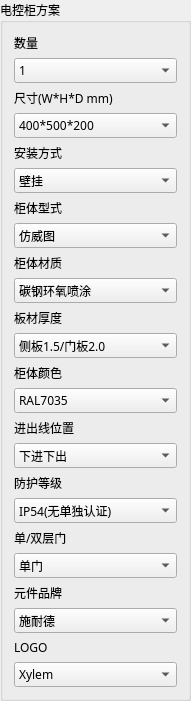
       <widget class="QGroupBox" name="groupBox_104">
        <property name="geometry">
         <rect>
          <x>470</x>
          <y>20</y>
          <width>191</width>
          <height>619</height>
         </rect>
        </property>
        <property name="font">
         <font>
          <family>微软雅黑</family>
         </font>
        </property>
        <property name="title">
         <string>电控柜方案</string>
        </property>
        <layout class="QVBoxLayout" name="verticalLayout_12">
         <item>
          <widget class="QLabel" name="label_140">
           <property name="sizePolicy">
            <sizepolicy hsizetype="Preferred" vsizetype="Preferred">
             <horstretch>0</horstretch>
             <verstretch>0</verstretch>
            </sizepolicy>
           </property>
           <property name="font">
            <font>
             <family>微软雅黑</family>
            </font>
           </property>
           <property name="text">
            <string>数量</string>
           </property>
          </widget>
         </item>
         <item>
          <widget class="QComboBox" name="comboBox_140">
           <property name="sizePolicy">
            <sizepolicy hsizetype="Preferred" vsizetype="Preferred">
             <horstretch>0</horstretch>
             <verstretch>0</verstretch>
            </sizepolicy>
           </property>
           <property name="font">
            <font>
             <family>微软雅黑</family>
            </font>
           </property>
           <item>
            <property name="text">
             <string>1</string>
            </property>
           </item>
           <item>
            <property name="text">
             <string>2</string>
            </property>
           </item>
           <item>
            <property name="text">
             <string>3</string>
            </property>
           </item>
           <item>
            <property name="text">
             <string>4</string>
            </property>
           </item>
           <item>
            <property name="text">
             <string>5</string>
            </property>
           </item>
          </widget>
         </item>
         <item>
          <widget class="QLabel" name="label_141">
           <property name="sizePolicy">
            <sizepolicy hsizetype="Preferred" vsizetype="Preferred">
             <horstretch>0</horstretch>
             <verstretch>0</verstretch>
            </sizepolicy>
           </property>
           <property name="font">
            <font>
             <family>微软雅黑</family>
            </font>
           </property>
           <property name="text">
            <string>尺寸(W*H*D mm)</string>
           </property>
          </widget>
         </item>
         <item>
          <widget class="QComboBox" name="comboBox_141">
           <property name="sizePolicy">
            <sizepolicy hsizetype="Preferred" vsizetype="Preferred">
             <horstretch>0</horstretch>
             <verstretch>0</verstretch>
            </sizepolicy>
           </property>
           <property name="font">
            <font>
             <family>微软雅黑</family>
            </font>
           </property>
           <item>
            <property name="text">
             <string>400*500*200</string>
            </property>
           </item>
           <item>
            <property name="text">
             <string>50*700*200</string>
            </property>
           </item>
           <item>
            <property name="text">
             <string>600*800*320</string>
            </property>
           </item>
           <item>
            <property name="text">
             <string>800*1000*320</string>
            </property>
           </item>
           <item>
            <property name="text">
             <string>1000*1200*320</string>
            </property>
           </item>
           <item>
            <property name="text">
             <string>600*1800*500</string>
            </property>
           </item>
           <item>
            <property name="text">
             <string>600*1800*600</string>
            </property>
           </item>
           <item>
            <property name="text">
             <string>800*1800*600</string>
            </property>
           </item>
           <item>
            <property name="text">
             <string>1000*1800*600</string>
            </property>
           </item>
           <item>
            <property name="text">
             <string>1200*1800*600</string>
            </property>
           </item>
           <item>
            <property name="text">
             <string>参照配置清单(不能改)</string>
            </property>
           </item>
           <item>
            <property name="text">
             <string>工厂定义</string>
            </property>
           </item>
          </widget>
         </item>
         <item>
          <widget class="QLabel" name="label_142">
           <property name="sizePolicy">
            <sizepolicy hsizetype="Preferred" vsizetype="Preferred">
             <horstretch>0</horstretch>
             <verstretch>0</verstretch>
            </sizepolicy>
           </property>
           <property name="font">
            <font>
             <family>微软雅黑</family>
            </font>
           </property>
           <property name="text">
            <string>安装方式</string>
           </property>
          </widget>
         </item>
         <item>
          <widget class="QComboBox" name="comboBox_142">
           <property name="sizePolicy">
            <sizepolicy hsizetype="Preferred" vsizetype="Preferred">
             <horstretch>0</horstretch>
             <verstretch>0</verstretch>
            </sizepolicy>
           </property>
           <property name="font">
            <font>
             <family>微软雅黑</family>
            </font>
           </property>
           <item>
            <property name="text">
             <string>壁挂</string>
            </property>
           </item>
           <item>
            <property name="text">
             <string>落地</string>
            </property>
           </item>
           <item>
            <property name="text">
             <string>工厂定义</string>
            </property>
           </item>
          </widget>
         </item>
         <item>
          <widget class="QLabel" name="label_143">
           <property name="sizePolicy">
            <sizepolicy hsizetype="Preferred" vsizetype="Preferred">
             <horstretch>0</horstretch>
             <verstretch>0</verstretch>
            </sizepolicy>
           </property>
           <property name="font">
            <font>
             <family>微软雅黑</family>
            </font>
           </property>
           <property name="text">
            <string>柜体型式</string>
           </property>
          </widget>
         </item>
         <item>
          <widget class="QComboBox" name="comboBox_143">
           <property name="sizePolicy">
            <sizepolicy hsizetype="Preferred" vsizetype="Preferred">
             <horstretch>0</horstretch>
             <verstretch>0</verstretch>
            </sizepolicy>
           </property>
           <property name="font">
            <font>
             <family>微软雅黑</family>
            </font>
           </property>
           <item>
            <property name="text">
             <string>仿威图</string>
            </property>
           </item>
           <item>
            <property name="text">
             <string>威图</string>
            </property>
           </item>
           <item>
            <property name="text">
             <string>GGD</string>
            </property>
           </item>
           <item>
            <property name="text">
             <string>工厂定义</string>
            </property>
           </item>
          </widget>
         </item>
         <item>
          <widget class="QLabel" name="label_144">
           <property name="sizePolicy">
            <sizepolicy hsizetype="Preferred" vsizetype="Preferred">
             <horstretch>0</horstretch>
             <verstretch>0</verstretch>
            </sizepolicy>
           </property>
           <property name="font">
            <font>
             <family>微软雅黑</family>
            </font>
           </property>
           <property name="text">
            <string>柜体材质</string>
           </property>
          </widget>
         </item>
         <item>
          <widget class="QComboBox" name="comboBox_144">
           <property name="sizePolicy">
            <sizepolicy hsizetype="Preferred" vsizetype="Preferred">
             <horstretch>0</horstretch>
             <verstretch>0</verstretch>
            </sizepolicy>
           </property>
           <property name="font">
            <font>
             <family>微软雅黑</family>
            </font>
           </property>
           <item>
            <property name="text">
             <string>碳钢环氧喷涂</string>
            </property>
           </item>
           <item>
            <property name="text">
             <string>SS201</string>
            </property>
           </item>
           <item>
            <property name="text">
             <string>SS304</string>
            </property>
           </item>
           <item>
            <property name="text">
             <string>SS316</string>
            </property>
           </item>
          </widget>
         </item>
         <item>
          <widget class="QLabel" name="label_145">
           <property name="sizePolicy">
            <sizepolicy hsizetype="Preferred" vsizetype="Preferred">
             <horstretch>0</horstretch>
             <verstretch>0</verstretch>
            </sizepolicy>
           </property>
           <property name="font">
            <font>
             <family>微软雅黑</family>
            </font>
           </property>
           <property name="text">
            <string>板材厚度</string>
           </property>
          </widget>
         </item>
         <item>
          <widget class="QComboBox" name="comboBox_145">
           <property name="sizePolicy">
            <sizepolicy hsizetype="Preferred" vsizetype="Preferred">
             <horstretch>0</horstretch>
             <verstretch>0</verstretch>
            </sizepolicy>
           </property>
           <property name="font">
            <font>
             <family>微软雅黑</family>
            </font>
           </property>
           <item>
            <property name="text">
             <string>侧板1.5/门板2.0</string>
            </property>
           </item>
           <item>
            <property name="text">
             <string>侧板1.2/门板1.5</string>
            </property>
           </item>
           <item>
            <property name="text">
             <string>工厂定义</string>
            </property>
           </item>
          </widget>
         </item>
         <item>
          <widget class="QLabel" name="label_146">
           <property name="sizePolicy">
            <sizepolicy hsizetype="Preferred" vsizetype="Preferred">
             <horstretch>0</horstretch>
             <verstretch>0</verstretch>
            </sizepolicy>
           </property>
           <property name="font">
            <font>
             <family>微软雅黑</family>
            </font>
           </property>
           <property name="text">
            <string>柜体颜色</string>
           </property>
          </widget>
         </item>
         <item>
          <widget class="QComboBox" name="comboBox_146">
           <property name="sizePolicy">
            <sizepolicy hsizetype="Preferred" vsizetype="Preferred">
             <horstretch>0</horstretch>
             <verstretch>0</verstretch>
            </sizepolicy>
           </property>
           <property name="font">
            <font>
             <family>微软雅黑</family>
            </font>
           </property>
           <item>
            <property name="text">
             <string>RAL7035</string>
            </property>
           </item>
           <item>
            <property name="text">
             <string>RAL7032</string>
            </property>
           </item>
           <item>
            <property name="text">
             <string>原色</string>
            </property>
           </item>
           <item>
            <property name="text">
             <string>其它</string>
            </property>
           </item>
          </widget>
         </item>
         <item>
          <widget class="QLabel" name="label_147">
           <property name="sizePolicy">
            <sizepolicy hsizetype="Preferred" vsizetype="Preferred">
             <horstretch>0</horstretch>
             <verstretch>0</verstretch>
            </sizepolicy>
           </property>
           <property name="font">
            <font>
             <family>微软雅黑</family>
            </font>
           </property>
           <property name="text">
            <string>进出线位置</string>
           </property>
          </widget>
         </item>
         <item>
          <widget class="QComboBox" name="comboBox_147">
           <property name="sizePolicy">
            <sizepolicy hsizetype="Preferred" vsizetype="Preferred">
             <horstretch>0</horstretch>
             <verstretch>0</verstretch>
            </sizepolicy>
           </property>
           <property name="font">
            <font>
             <family>微软雅黑</family>
            </font>
           </property>
           <item>
            <property name="text">
             <string>下进下出</string>
            </property>
           </item>
           <item>
            <property name="text">
             <string>上进上出</string>
            </property>
           </item>
           <item>
            <property name="text">
             <string>下进上出</string>
            </property>
           </item>
           <item>
            <property name="text">
             <string>上进下出</string>
            </property>
           </item>
           <item>
            <property name="text">
             <string>工厂定义</string>
            </property>
           </item>
          </widget>
         </item>
         <item>
          <widget class="QLabel" name="label_148">
           <property name="sizePolicy">
            <sizepolicy hsizetype="Preferred" vsizetype="Preferred">
             <horstretch>0</horstretch>
             <verstretch>0</verstretch>
            </sizepolicy>
           </property>
           <property name="font">
            <font>
             <family>微软雅黑</family>
            </font>
           </property>
           <property name="text">
            <string>防护等级</string>
           </property>
          </widget>
         </item>
         <item>
          <widget class="QComboBox" name="comboBox_148">
           <property name="sizePolicy">
            <sizepolicy hsizetype="Preferred" vsizetype="Preferred">
             <horstretch>0</horstretch>
             <verstretch>0</verstretch>
            </sizepolicy>
           </property>
           <property name="font">
            <font>
             <family>微软雅黑</family>
            </font>
           </property>
           <item>
            <property name="text">
             <string>IP54(无单独认证)</string>
            </property>
           </item>
           <item>
            <property name="text">
             <string>IP20</string>
            </property>
           </item>
           <item>
            <property name="text">
             <string>IP30</string>
            </property>
           </item>
           <item>
            <property name="text">
             <string>IP40</string>
            </property>
           </item>
           <item>
            <property name="text">
             <string>IP42</string>
            </property>
           </item>
           <item>
            <property name="text">
             <string>IP53</string>
            </property>
           </item>
           <item>
            <property name="text">
             <string>IP55</string>
            </property>
           </item>
           <item>
            <property name="text">
             <string>IP56</string>
            </property>
           </item>
           <item>
            <property name="text">
             <string>其它</string>
            </property>
           </item>
          </widget>
         </item>
         <item>
          <widget class="QLabel" name="label_149">
           <property name="sizePolicy">
            <sizepolicy hsizetype="Preferred" vsizetype="Preferred">
             <horstretch>0</horstretch>
             <verstretch>0</verstretch>
            </sizepolicy>
           </property>
           <property name="font">
            <font>
             <family>微软雅黑</family>
            </font>
           </property>
           <property name="text">
            <string>单/双层门</string>
           </property>
          </widget>
         </item>
         <item>
          <widget class="QComboBox" name="comboBox_149">
           <property name="sizePolicy">
            <sizepolicy hsizetype="Preferred" vsizetype="Preferred">
             <horstretch>0</horstretch>
             <verstretch>0</verstretch>
            </sizepolicy>
           </property>
           <property name="font">
            <font>
             <family>微软雅黑</family>
            </font>
           </property>
           <item>
            <property name="text">
             <string>单门</string>
            </property>
           </item>
           <item>
            <property name="text">
             <string>双门</string>
            </property>
           </item>
          </widget>
         </item>
         <item>
          <widget class="QLabel" name="label_150">
           <property name="sizePolicy">
            <sizepolicy hsizetype="Preferred" vsizetype="Preferred">
             <horstretch>0</horstretch>
             <verstretch>0</verstretch>
            </sizepolicy>
           </property>
           <property name="font">
            <font>
             <family>微软雅黑</family>
            </font>
           </property>
           <property name="text">
            <string>元件品牌</string>
           </property>
          </widget>
         </item>
         <item>
          <widget class="QComboBox" name="comboBox_150">
           <property name="sizePolicy">
            <sizepolicy hsizetype="Preferred" vsizetype="Preferred">
             <horstretch>0</horstretch>
             <verstretch>0</verstretch>
            </sizepolicy>
           </property>
           <property name="font">
            <font>
             <family>微软雅黑</family>
            </font>
           </property>
           <item>
            <property name="text">
             <string>施耐德</string>
            </property>
           </item>
           <item>
            <property name="text">
             <string>西门子</string>
            </property>
           </item>
           <item>
            <property name="text">
             <string>ABB</string>
            </property>
           </item>
           <item>
            <property name="text">
             <string>国产</string>
            </property>
           </item>
           <item>
            <property name="text">
             <string>工厂定义</string>
            </property>
           </item>
          </widget>
         </item>
         <item>
          <widget class="QLabel" name="label_151">
           <property name="sizePolicy">
            <sizepolicy hsizetype="Preferred" vsizetype="Preferred">
             <horstretch>0</horstretch>
             <verstretch>0</verstretch>
            </sizepolicy>
           </property>
           <property name="font">
            <font>
             <family>微软雅黑</family>
            </font>
           </property>
           <property name="text">
            <string>LOGO</string>
           </property>
          </widget>
         </item>
         <item>
          <widget class="QComboBox" name="comboBox_151">
           <property name="sizePolicy">
            <sizepolicy hsizetype="Preferred" vsizetype="Preferred">
             <horstretch>0</horstretch>
             <verstretch>0</verstretch>
            </sizepolicy>
           </property>
           <property name="font">
            <font>
             <family>微软雅黑</family>
            </font>
           </property>
           <item>
            <property name="text">
             <string>Xylem</string>
            </property>
           </item>
           <item>
            <property name="text">
             <string>Bell&amp;Gossett</string>
            </property>
           </item>
           <item>
            <property name="text">
             <string>其它</string>
            </property>
           </item>
          </widget>
         </item>
         <item>
          <spacer name="verticalSpacer_13">
           <property name="orientation">
            <enum>Qt::Vertical</enum>
           </property>
           <property name="sizeHint" stdset="0">
            <size>
             <width>20</width>
             <height>40</height>
            </size>
           </property>
          </spacer>
         </item>
        </layout>
       </widget>
